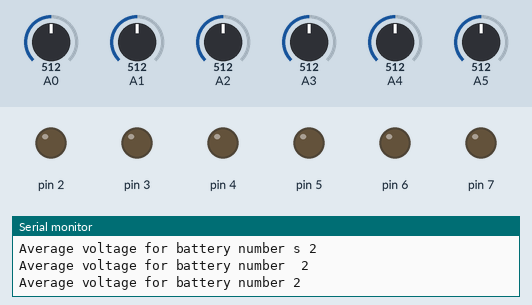
Recording of a sketch running on a simulated Arduino Uno, built with avr-gcc and run on an emulated ATmega328P. Parts: output pins drawn as LEDs (lit = HIGH), the last lines printed to the serial monitor. The inputs (shaded band) are chosen by the test bench; at power-on: A0 = 512, A1 = 512, A2 = 512, A3 = 512, A4 = 512, A5 = 512.

Above: at 1.2 s.
1.3 s: A0 set to 421
4.3 s: A0 set to 401
At 5.7 s:
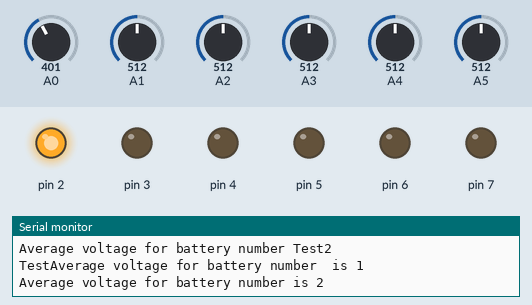
6.0 s: A1 set to 424
7.5 s: A1 set to 397
At 8.6 s:
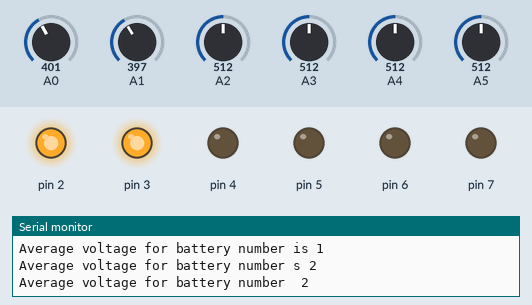
9.1 s: A2 set to 427
12.1 s: A2 set to 398
At 12.6 s:
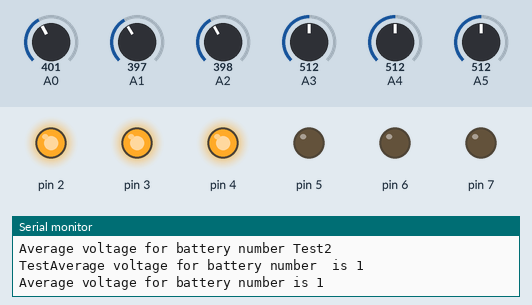
Timing chart, 0 to 14.8 s (numbered marks = the images above; inputs shaded):
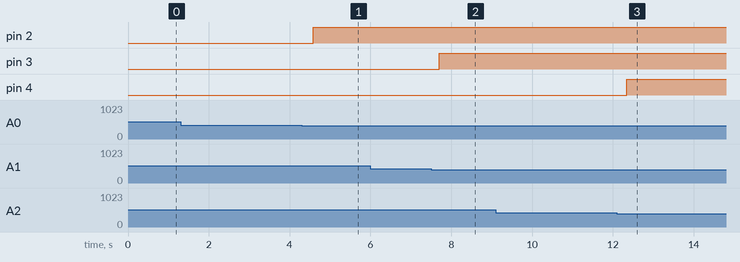

Measured:
- the behaviour switches between 410 and 409 on A0 (found by bisection; images 0 and 1)
- the behaviour switches between 410 and 409 on A1 (found by bisection; images 1 and 2)
- the behaviour switches between 410 and 409 on A2 (found by bisection; images 2 and 3)
- after the input at 4.3 s, pin 2: LOW → HIGH after 0.29 s
- after the input at 7.5 s, pin 3: LOW → HIGH after 0.20 s
- after the input at 12.1 s, pin 4: LOW → HIGH after 0.25 s

The sketch:

mockBMS-Potentiometer.ino
```cpp
// Global Constants
const int NUM_BATTERIES = 6;
const int NUM_AVERAGES= 100;
const int MIN_VOLTAGE = 2.9;
const int MAX_VOLTAGE = 4.3;

int getAvgVolt(float voltage[], int bat);

void setup() {
  // Enabling pins 2 through 7 for LEDs
  pinMode(2,OUTPUT);
  pinMode(3,OUTPUT);
  pinMode(4,OUTPUT);
  pinMode(5,OUTPUT);
  pinMode(6,OUTPUT);
  pinMode(7,OUTPUT);

  // Enabling serial to transmit voltage values
  Serial.begin(9600);
}

void loop() {
  Serial.print("Test");
  float curVolt[NUM_BATTERIES * NUM_AVERAGES];
  int avgVolt;
  // Reads in votage
  int batSensor0 = analogRead(A0);
  int batSensor1 = analogRead(A1);
  int batSensor2 = analogRead(A2);
  int batSensor3 = analogRead(A3);
  int batSensor4 = analogRead(A4);
  int batSensor5 = analogRead(A5);

  for(int i = 0; i < NUM_AVERAGES; i++) {
    // Converting integer value from analogRead into voltage
    // Grabbing 100 values for each battery before NUM_AVERAGES
    curVolt[i] = batSensor0 * (5.0 / 1023.0);                // Battery 0
    curVolt[i+(NUM_AVERAGES*1)] = batSensor1 * (5.0 / 1023.0);   // Battery 1
    curVolt[i+(NUM_AVERAGES*2)] = batSensor2 * (5.0 / 1023.0);   // Battery 2
    curVolt[i+(NUM_AVERAGES*3)] = batSensor3 * (5.0 / 1023.0);   // Battery 3
    curVolt[i+(NUM_AVERAGES*4)] = batSensor4 * (5.0 / 1023.0);   // Battery 4
    curVolt[i+(NUM_AVERAGES*5)] = batSensor5 * (5.0 / 1023.0);   // Battery 5
  }

  // Averaging 100 voltages for each battery
  for(int i = 0; i < NUM_BATTERIES;i++) {
    avgVolt = getAvgVolt(curVolt, i);

    // Printing average voltage through serial
    Serial.print("Average voltage for battery number ");
    Serial.print(i + " is ");
    Serial.println(avgVolt);
    // Checking average voltage to make sure it is within acceptable parameters
    if(avgVolt < MIN_VOLTAGE || avgVolt > MAX_VOLTAGE) {
      // If not acceptable, "kill"
      digitalWrite(i + 2, HIGH);
    }
    else {
      digitalWrite(i + 2, LOW);
    }
  }
}

int getAvgVolt(float voltage[], int bat) {
  float avgVoltage;
  float runningSum;

  // Finding running sum of all voltages for a particular battery
  for(int i = 0; i < NUM_AVERAGES; i++) {
    runningSum += voltage[i+(NUM_AVERAGES*bat)];
  }

  // Calculating average voltage
  avgVoltage = runningSum / NUM_AVERAGES;

  return avgVoltage;
}
```
